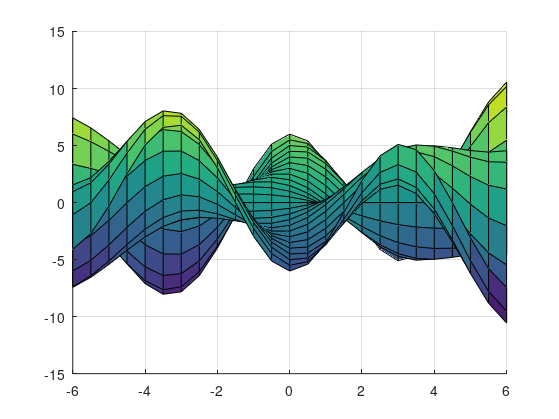

MATLAB code for this plot: (Note: this script raises an error after producing the figure.)
%=============================================================================
% Copyright (c) 2016-present Allan CORNET (Nelson)
%=============================================================================
% This file is part of Nelson.
%=============================================================================
% LICENCE_BLOCK_BEGIN
% SPDX-License-Identifier: LGPL-3.0-or-later
% LICENCE_BLOCK_END
%=============================================================================
% <--ADV-CLI MODE-->
%=============================================================================
% An edge-on 3D view such as view(90, 0) rotates the Z axis onto the screen
% vertical and the Y axis onto the screen horizontal, while the X axis points
% straight into the screen. The vertical-axis tick labels (and the horizontal
% ruler labels) must still be drawn on the correct visible box edge:
%   - The automatic Z range must keep its symmetric nice range ([-15 15]); the
%     forward-facing step-2 re-snap must be skipped for edge-on views.
%   - The projected segment toward the opposite parallel box edge collapses to a
%     point for an edge-on view; the tick-label offset must fall back to the
%     axis' own screen-perpendicular so no label is suppressed.
%=============================================================================
close all
reset(groot());
%=============================================================================
[X, Y] = meshgrid(-6:.5:6);
Z = Y .* sin(X) - X .* cos(Y);
%=============================================================================
% Edge-on Z range must stay the symmetric nice range, not a coarse step-2 grid.
f = figure('Visible', 'off', 'Position', [100 100 560 420], 'Color', [1 1 1]);
ax = axes('Parent', f);
surf(ax, X, Y, Z);
view(ax, 90, 0);
drawnow();
asserts.isequal(ax.ZLim, [-15 15]);
zlabels = cellstr(ax.ZTickLabel);
asserts.istrue(any(strcmp(zlabels, '-15')));
asserts.istrue(any(strcmp(zlabels, '15')));
close(f);
%=============================================================================
% Web backend: the Z tick labels must be emitted in the left gutter (screen
% vertical ruler) and the Y tick labels in the bottom gutter (horizontal ruler).
f = figure('Visible', 'off', 'Position', [100 100 560 420], 'Color', [1 1 1]);
ax = axes('Parent', f);
surf(ax, X, Y, Z);
view(ax, 90, 0);
drawnow();
[labelText, labelX, labelY] = web_text_primitives(f);
close(f);
zTickStrings = {'-15', '-10', '-5', '0', '5', '10', '15'};
for k = 1:numel(zTickStrings)
  asserts.istrue(any(strcmp(labelText, zTickStrings{k})));
end
% Left gutter (vertical Z ruler): several labels at small x.
leftGutter = labelX < 70;
asserts.istrue(sum(leftGutter) >= 5);
% Bottom gutter (horizontal Y ruler): several labels at large y.
bottomGutter = labelY > 380;
asserts.istrue(sum(bottomGutter) >= 5);
%=============================================================================
% Qt backend (getframe): the left label region must contain drawn text pixels.
% getframe returns a device-resolution image (Position x DevicePixelRatio), so
% derive every threshold from the ACTUAL returned image size as fractions rather
% than hardcoded pixel values; this keeps the check DPI-independent.
f = figure('Visible', 'on', 'Position', [100 100 560 420], 'Color', [1 1 1]);
ax = axes('Parent', f);
surf(ax, X, Y, Z);
view(ax, 90, 0);
drawnow();
pause(0.1);
drawnow();
axesPosition = ax.Position;
cdata = getframe(f).cdata;
% Guard against an empty/blank frame if the window has not settled yet: re-draw
% and retry once before giving up on this sub-check.
if isempty(cdata) || numel(unique(cdata(:))) <= 1
  drawnow();
  cdata = getframe(f).cdata;
end
close(f);
asserts.istrue(~isempty(cdata) && numel(unique(cdata(:))) > 1);
imgHeight = size(cdata, 1);
imgWidth = size(cdata, 2);
% Inspect the full left margin, stopping before the axis line. A fixed 11%
% strip can cut through the glyphs at some device scales and font metrics.
gutterWidth = max(1, floor(axesPosition(1) * imgWidth) - 2);
gutter = double(cdata(:, 1:gutterWidth, :));
dark = (gutter(:, :, 1) < 120) & (gutter(:, :, 2) < 120) & (gutter(:, :, 3) < 120);
asserts.istrue(sum(dark(:)) > 20);
% The labels span the vertical ruler top to bottom, not a single cluster:
% a dark label in the upper third and another in the lower third.
darkRows = find(any(dark, 2));
asserts.istrue(min(darkRows) < imgHeight / 3);
asserts.istrue(max(darkRows) > 2 * imgHeight / 3);
%=============================================================================
function [labelText, labelX, labelY] = web_text_primitives(f)
  displayList = jsondecode(__web_display_list__(f));
  primitives = displayList.primitives;
  if ~iscell(primitives)
    primitives = num2cell(primitives);
  end
  labelText = {};
  labelX = [];
  labelY = [];
  for k = 1:numel(primitives)
    p = primitives{k};
    if isfield(p, 'kind') && strcmp(p.kind, 'text')
      labelText{end + 1} = p.text;
      labelX(end + 1) = p.x;
      labelY(end + 1) = p.y;
    end
  end
end
%=============================================================================
